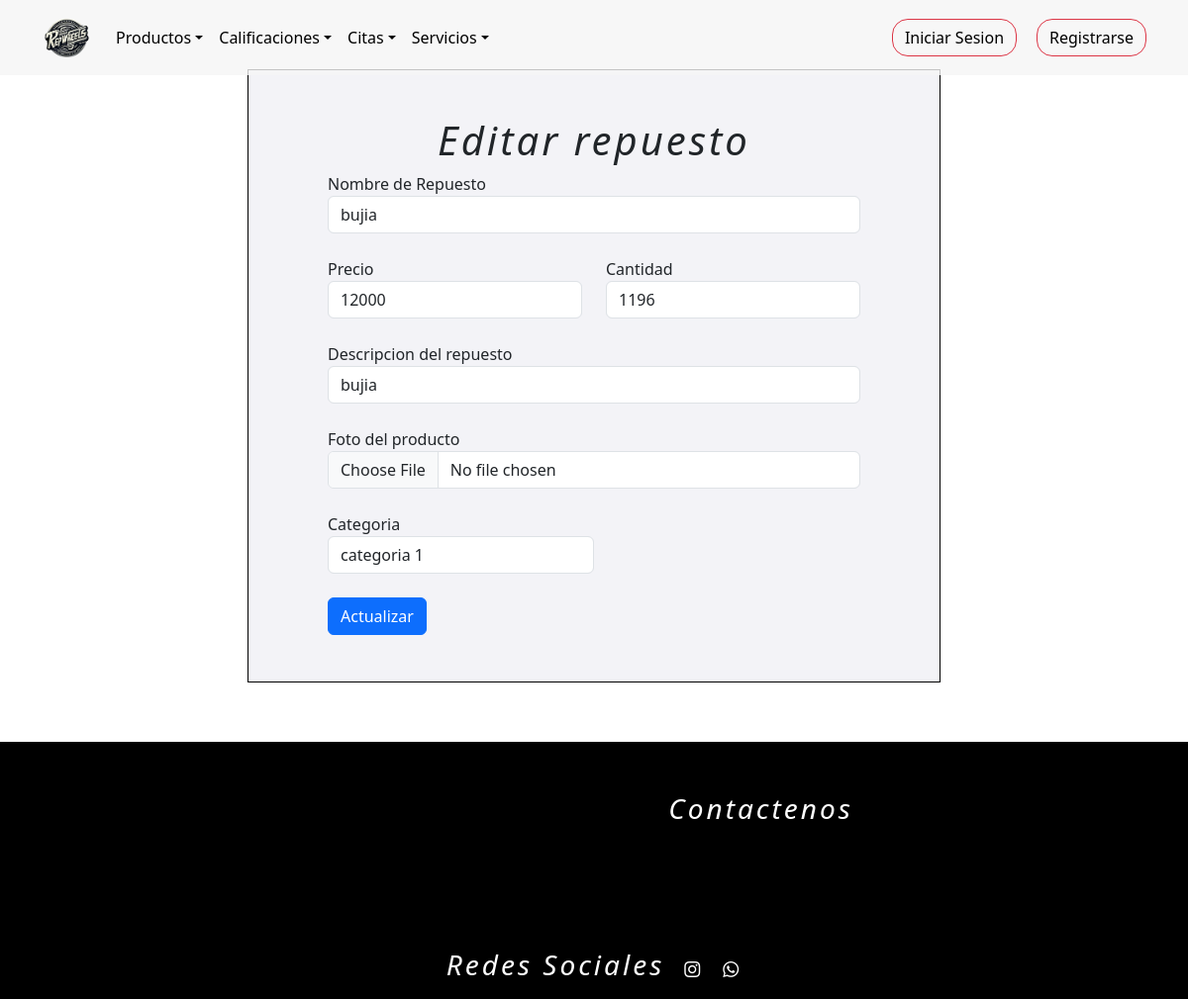
Page /editarProductos/5 on the earlier database version.
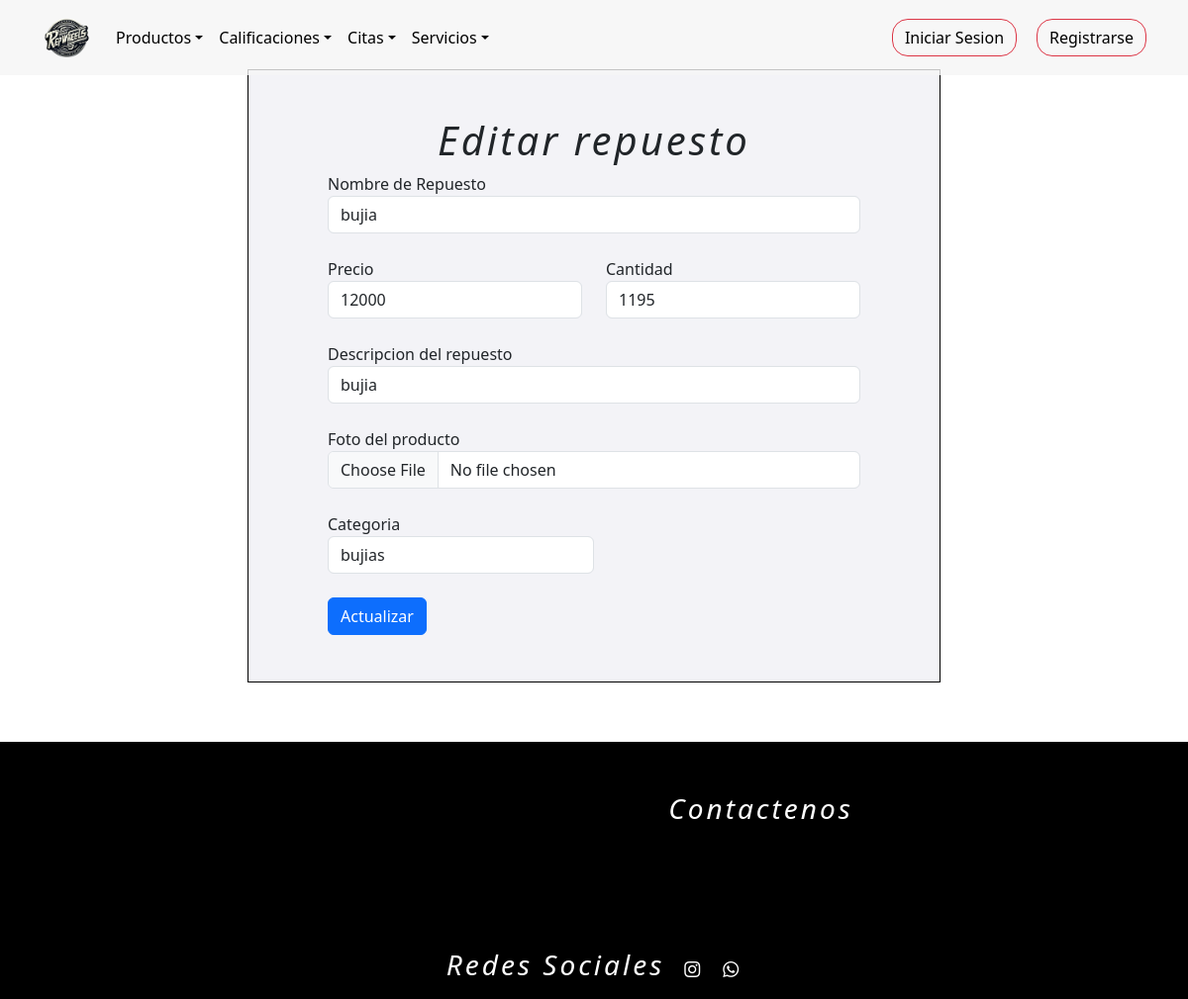
Same page on the later database version.
### tienda/models.py (models this page shows, shortened)
class Productos(models.Model):
    nombre=models.CharField(max_length=254)
    Precio=models.IntegerField(null = False)
    descripcion_producto = models.TextField()
    cantidad=models.IntegerField()
    categoria=models.ForeignKey(Categoria,on_delete=models.DO_NOTHING,blank=False,null=True)
    foto = models.ImageField(upload_to="tienda/media/", default="tienda/media/default.png")

class Categoria(models.Model):
    nombre=models.CharField(max_length=254)
    descripcion_categoria = models.TextField()

### tienda/views.py (the view)
# urls.py: path("editarProductos/<int:id>", views.editarProductos, name="editarProductos"),
def editarProductos(request, id):
	q = Productos.objects.get(pk=id)
	c = Categoria.objects.all()
	contexto = {"data": q, "categoria": c}
	return render(request, "tienda/productos/editarProductos.html", contexto)

### tienda/templates/tienda/productos/editarProductos.html (shortened to what this page needs)
{% extends 'tienda/base2.html' %}
{% load static %}
{% block contenedor %}
<main>
    <form class="form2" action="{% url 'actualizarProductos' %}" method="post" enctype="multipart/form-data">
      <h1 style="text-align: center;">Editar repuesto</h1>
      <div class="form-row">
        <div class="form-group col-md-12">
          <label for="inputEmail4">Nombre de Repuesto</label>
          <input type="text" class="form-control" id="Nombre" placeholder="Nombre" name="nombre" value="{{ data.nombre }}">
        </div>
        <br>
        <div class="row">
          <div class="col">
            <div class="form-group col-md-12">
              <label for="inputEmail4">Precio</label>
              <input type="number" class="form-control" id="Nombre" placeholder="Nombre" name="precio" value="{{ data.Precio }}">
            </div>
          </div><br>
          <div class="col">
            <div class="form-group col-md-12">
              <label for="inputCantidad">Cantidad</label>
              <input type="number" class="form-control" id="cantidad" placeholder="Cantidad" name="cantidad" value="{{ data.cantidad}}">
            </div>
          </div>
        </div>
        <br>
        <div class="form-group col-md-12">
          <label for="inputEmail4">Descripcion del repuesto</label>
          <input type="text" class="form-control" id="descripcion" placeholder="descripcion" name="descripcion_producto" value="{{ data.descripcion_producto }}">
        </div>
        <br>
        <div class="form-group col-md-12">
          <label for="inputEmail4">Foto del producto</label>
          <input class="form-control" type="file" name="foto_new" placeholder="foto" value="{{ data.foto.url }}">
        </div>
        <br>
        <label for="">Categoria</label>
        <div class="col-6">
            <select class="form-control" name="categoria">
                {% for c in categoria %}
                    <option value="{{ c.id }}" {% if data.categoria.id == c.id %}selected{% endif %}>{{ c.nombre }}</option>
                {% endfor %}
            </select>
        </div>
        <br>
        <button type="submit" class="btn btn-primary">Actualizar</button>
      </div>
    </form>
</main>
{% endblock %}

Differences in the rows shown:
changed Productos "bujia": cantidad "1196" → "1195"; categoria "categoria 1" → "bujias"
